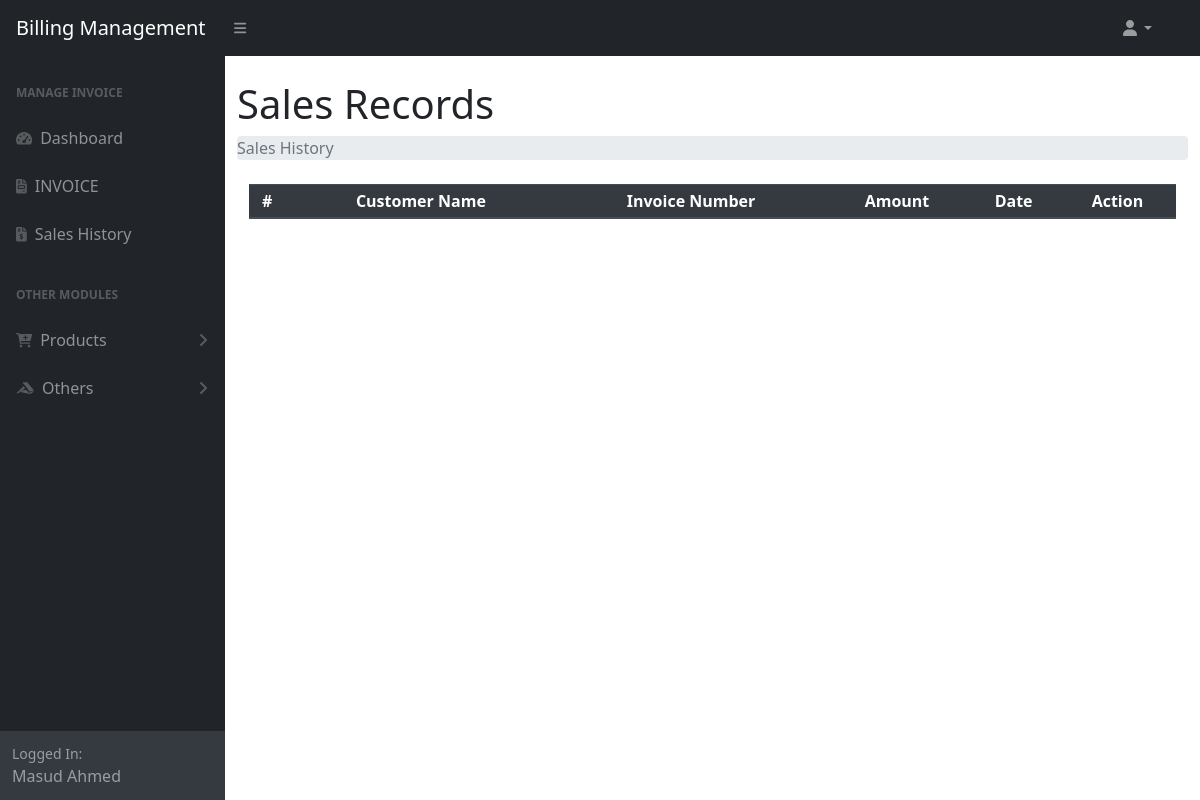
/sales_history.php (signed in), run on an earlier commit of the app's database.
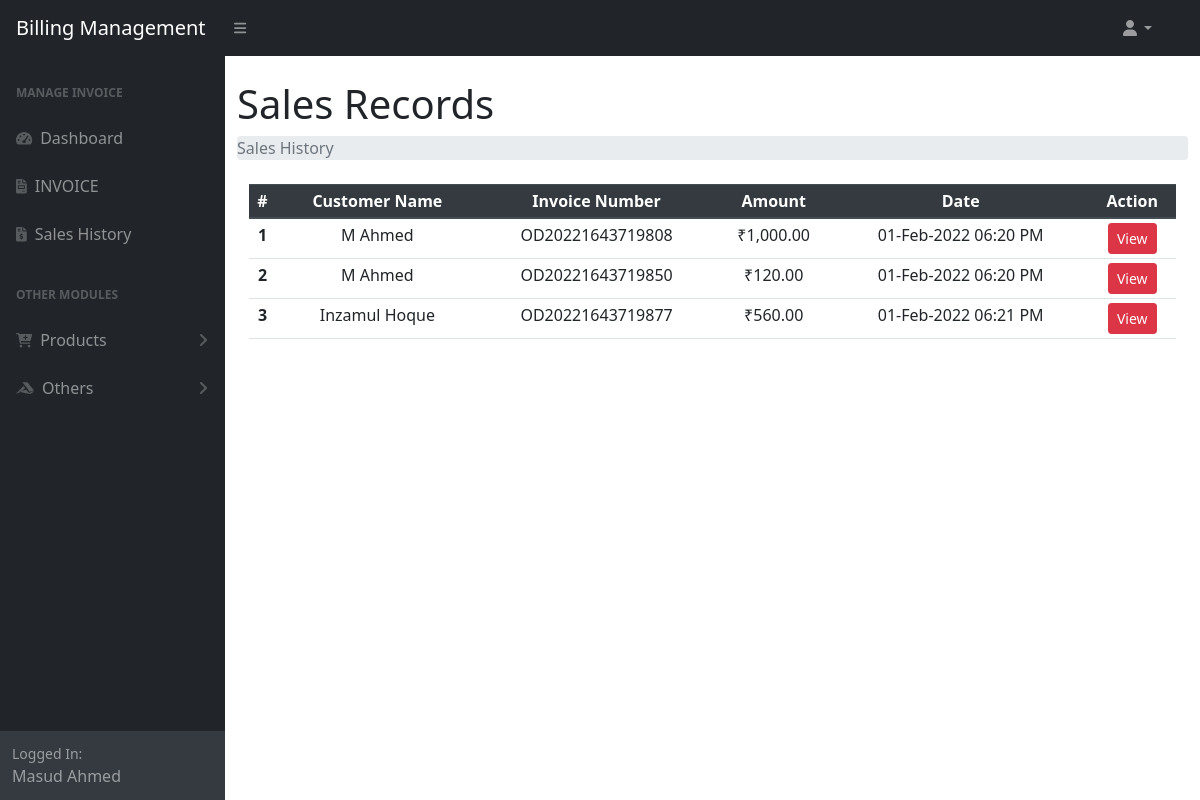
And on a later commit of the database.
### tables this page shows
CREATE TABLE `user` (
  `id` int(11) NOT NULL,
  `name` varchar(50) NOT NULL,
  `mobile` varchar(10) NOT NULL,
  `email` varchar(100) DEFAULT NULL
);

CREATE TABLE `bill` (
  `bill_id` varchar(50) NOT NULL,
  `total_amount` decimal(10,0) NOT NULL,
  `total_gst` decimal(10,0) NOT NULL,
  `customer_id` int(11) NOT NULL,
  `emp_id` int(11) NOT NULL,
  `date` datetime NOT NULL DEFAULT current_timestamp()
);

### sales_history.php (the view)
<?php require_once 'menu/header.php' ?>
<div class="container-fluid">
<h1 class="mt-4">Sales Records</h1>
    <ol class="breadcrumb mb-4">
        <li class="breadcrumb-item active">Sales History</li>
    </ol>
    <div class="container">
        <table class="table table-sm text-center">
            <thead class="thead-dark">
                <tr>
                    <th scope="col">#</th>
                    <th scope="col">Customer Name</th>
                    <th scope="col">Invoice Number</th>
                    <th scope="col">Amount</th>
                    <th scope="col">Date</th>
                    <th scope="col">Action</th>
                </tr>
            </thead>
            <tbody>
                <?php
                $sql = "SELECT `name`, `bill_id`, `total_amount`, `date` FROM `bill` JOIN `user` ON `bill`.`customer_id`=`user`.`id`";
                $res = mysqli_query($conn, $sql);
                if ($res) {
                    if (mysqli_num_rows($res) > 0) {
                        $sl =0;
                        while ($data = mysqli_fetch_assoc($res)) {
                            ++$sl;
                            $cname = $data['name'];
                            $bill_no = $data['bill_id'];
                            $amount = $data['total_amount'];
                            $datetime=$data['date'];
                            $time = date('d-M-Y h:i A', strtotime($datetime));
                ?>
                            <tr>
                                <th scope="row"><?= $sl ?></th>
                                <td><?= $cname ?></td>
                                <td><?= $bill_no ?></td>
                                <td><?= "₹".number_format($amount,2) ?></td>
                                <td><?= $time ?></td>
                                <td>
                                    <a href="view_bill.php?inv_id=<?=$bill_no?>" class="btn btn-sm btn-danger">View</a>
                                </td>
                            </tr>
                <?php
                        }
                    } else {
                        $_SESSION['msg'] = "No Data Available";
                    }
                } else {
                    $_SESSION['msg'] = mysqli_error($conn);
                }
                ?>
            </tbody>
        </table>
    </div>
</div>
<br>
<?php require_once 'menu/footer.php' ?>

### menu/header.php (shortened to what this page needs)
<?php
require_once "lib/db.php";
?>
<!DOCTYPE html>
<html lang="en">
<head>
    <link rel="stylesheet" href="assets/css/bootstrap.min.css">
    <link href="assets/css/styles.css" rel="stylesheet" />
</head>
<body class="sb-nav-fixed">
    <nav class="sb-topnav navbar navbar-expand navbar-dark bg-dark">
        <a class="navbar-brand ps-3" href="index.php">Billing Management</a>
        <button class="btn btn-link btn-sm order-1 order-lg-0 me-4 me-lg-0" id="sidebarToggle" href="#!"><i class="fas fa-bars"></i></button>
        <ul class="navbar-nav ms-auto ms-md-0 me-3 me-lg-4">
            <li class="nav-item dropdown">
                <a class="nav-link dropdown-toggle" id="navbarDropdown" href="#" role="button" data-bs-toggle="dropdown" aria-expanded="false"><i class="fas fa-user fa-fw"></i></a>
            </li>
        </ul>
    </nav>
    <div id="layoutSidenav">
        <div id="layoutSidenav_nav">
            <nav class="sb-sidenav accordion sb-sidenav-dark" id="sidenavAccordion">
                <div class="sb-sidenav-menu">
                    <div class="nav">
                        <div class="sb-sidenav-menu-heading">Manage Invoice</div>
                        <a class="nav-link" href="index.php">
                            <div class="sb-nav-link-icon"><i class="fas fa-tachometer-alt"></i></div>
                            Dashboard
                        </a>
                        <a class="nav-link" href="generate_bills.php">
                            <div class="sb-nav-link-icon"><i class="fas fa-file-invoice"></i></div>
                            INVOICE
                        </a>
                        <a class="nav-link" href="sales_history.php">
                            <div class="sb-nav-link-icon"><i class="fas fa-file-invoice-dollar"></i></i></div>
                            Sales History
                        </a>
                        <div class="sb-sidenav-menu-heading">Other Modules</div>
                        <a class="nav-link collapsed" href="#" data-bs-toggle="collapse" data-bs-target="#collapseLayouts" aria-expanded="false" aria-controls="collapseLayouts">
                            <div class="sb-nav-link-icon"><i class="fas fa-cart-plus"></i></div>
                            Products
                            <div class="sb-sidenav-collapse-arrow"><i class="fas fa-angle-down"></i></div>
                        </a>
                        <a class="nav-link collapsed" href="#" data-bs-toggle="collapse" data-bs-target="#collapsePages" aria-expanded="false" aria-controls="collapsePages">
                            <div class="sb-nav-link-icon"><i class="fab fa-accusoft"></i></div>
                            Others
                            <div class="sb-sidenav-collapse-arrow"><i class="fas fa-angle-down"></i></div>
                        </a>
                    </div>
                </div>
                <div class="sb-sidenav-footer">
                    <div class="small">Logged In:</div>
                    <?php
                    if (isset($_SESSION['user'])) {
                        $id = $_SESSION['user']['user_id'];
                        $data = mysqli_fetch_assoc(mysqli_query($conn, "SELECT * FROM `user` WHERE `id`='$id'"));
                        echo $data['name'];
                    }
                    ?>
                </div>
            </nav>
        </div>
        <div id="layoutSidenav_content">
            <main>

### menu/footer.php (shortened to what this page needs)
</main>
</div>
</div>
</body>
</html>

What changed in the data, as far as the page shows it:
added bill: customer.name "M Ahmed", bill_id "OD20221643719808", total_amount "1,000.00", date "01-Feb-2022 06:20 PM"
added bill: customer.name "M Ahmed", bill_id "OD20221643719850", total_amount "120.00", date "01-Feb-2022 06:20 PM"
added bill: customer.name "Inzamul Hoque", bill_id "OD20221643719877", total_amount "560.00", date "01-Feb-2022 06:21 PM"
